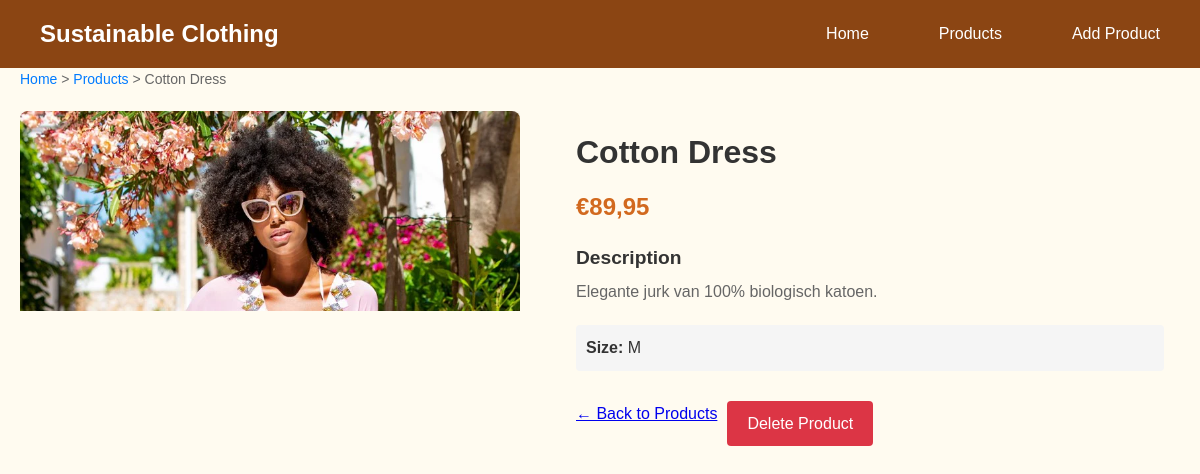
Page /product-detail.php?id=4 on the committed database.
### tables this page shows
CREATE TABLE producten (
    id INTEGER PRIMARY KEY AUTOINCREMENT NOT NULL,
    naam TEXT NOT NULL,
    omschrijving TEXT,
    maat TEXT CHECK(maat IN ('XS', 'S', 'M', 'L', 'XL')),
    afbeelding TEXT,
    prijs INTEGER
);

### product-detail.php (called while the page is built, shortened)
<?php
require_once 'config/database.php';
$product_id = (int) $_GET['id'];
try {
    $pdo = connectDatabase();
    $stmt = $pdo->prepare("SELECT * FROM producten WHERE id = ?");
    $stmt->execute([$product_id]);
    $product = $stmt->fetch();
} catch (PDOException $e) {
    error_log('Product detail database error: ' . $e->getMessage());
    $product = null;
    $error_message = 'Error loading product details.';
}
include 'product-detail_view.php';
?>

### config/database.php (called while the page is built, shortened)
<?php
function formatPrice($priceInCents) {
    return '€' . number_format($priceInCents / 100, 2, ',', '.');
}
?>

### product-detail_view.php (the view, shortened to what this page needs)
<!DOCTYPE html>
<html lang="en">
<head>
    <link rel="stylesheet" href="css/simple-style.css">
</head>
<body>
    <nav>
        <div class="nav-container">
            <h1><a href="index.php">Sustainable Clothing</a></h1>
            <ul>
                <li><a href="index.php">Home</a></li>
                <li><a href="products.php">Products</a></li>
                <li><a href="add-product.php">Add Product</a></li>
            </ul>
        </div>
    </nav>
    <div class="container">
        <div class="breadcrumb">
            <a href="index.php">Home</a> >
            <a href="products.php">Products</a> >
            <?php echo htmlspecialchars($product['naam']); ?>
        </div>
        <div class="product-detail">
            <div class="product-image">
                <?php if ($product['afbeelding'] && file_exists('uploads/' . $product['afbeelding'])): ?>
                    <img src="uploads/<?php echo htmlspecialchars($product['afbeelding']); ?>"
                         alt="<?php echo htmlspecialchars($product['naam']); ?>">
                <?php else: ?>
                    <div class="no-image">No Image Available</div>
                <?php endif; ?>
            </div>
            <div class="product-info">
                <h1><?php echo htmlspecialchars($product['naam']); ?></h1>
                <p class="price"><?php echo formatPrice($product['prijs']); ?></p>
                <?php if ($product['omschrijving']): ?>
                    <div class="description">
                        <h3>Description</h3>
                        <p><?php echo nl2br(htmlspecialchars($product['omschrijving'])); ?></p>
                    </div>
                <?php endif; ?>
                <?php if ($product['maat']): ?>
                    <div class="size">
                        <strong>Size:</strong> <?php echo htmlspecialchars($product['maat']); ?>
                    </div>
                <?php endif; ?>
                <div class="product-actions">
                    <a href="products.php" class="btn-secondary">← Back to Products</a>
                    <a href="delete-product.php?id=<?php echo $product['id']; ?>" class="btn-danger">Delete Product</a>
                </div>
            </div>
        </div>
    </div>
</body>
</html>

### css/simple-style.css (style rules this page uses)
* { margin: 0; padding: 0; box-sizing: border-box; }
body { font-family: Arial, sans-serif; line-height: 1.6; color: #333; background-color: #fffbf0; }
.container { max-width: 1200px; margin: 0 auto; padding: 0 20px; }
nav { background-color: #8B4513; padding: 15px 0; }
.nav-container { max-width: 1200px; margin: 0 auto; padding: 0 20px; display: flex; justify-content: space-between; align-items: center; }
.nav-container h1 a { color: white; text-decoration: none; font-size: 1.5rem; }
nav ul { list-style: none; display: flex; justify-content: center; gap: 30px; margin: 0; padding: 0; }
nav a { color: white; text-decoration: none; padding: 10px 20px; border-radius: 5px; font-size: 16px; }
.product-image { height: 200px; overflow: hidden; }
.product-image img { width: 100%; height: 100%; object-fit: cover; }
.product-info { padding: 1rem; }
.product-info h3 { font-size: 1.2rem; color: #333; margin-bottom: 0.5rem; line-height: 1.2; }
.price { font-size: 1.1rem; font-weight: bold; color: #333; }
.product-actions { display: flex; gap: 0.5rem; }
.breadcrumb { margin-bottom: 20px; color: #666; font-size: 14px; }
.breadcrumb a { color: #007bff; text-decoration: none; }
.product-detail { display: flex; gap: 40px; margin-top: 20px; }
.product-image { flex: 1; max-width: 500px; }
.product-image img { width: 100%; height: auto; border-radius: 8px; box-shadow: 0 2px 8px rgba(0,0,0,0.1); }
.product-info { flex: 1; }
.product-info h1 { font-size: 32px; margin-bottom: 10px; color: #333; }
.price { font-size: 24px; font-weight: bold; color: #D2691E; margin-bottom: 20px; }
.description { margin-bottom: 20px; }
.description h3 { margin-bottom: 10px; color: #333; }
.description p { line-height: 1.6; color: #666; }
.size { margin-bottom: 20px; padding: 10px; background-color: #f5f5f5; border-radius: 4px; }
.product-actions { display: flex; gap: 10px; margin-top: 30px; }
.btn-danger { background-color: #dc3545; color: white; padding: 10px 20px; border: none; border-radius: 4px; text-decoration: none; display: inline-block; cursor: pointer; transition: background-color 0.3s; }

### rows in the picture
producten: naam "Cotton Dress", afbeelding (picture), prijs "€89,95", omschrijving "Elegante jurk van 100% biologisch katoen.", maat "M"
